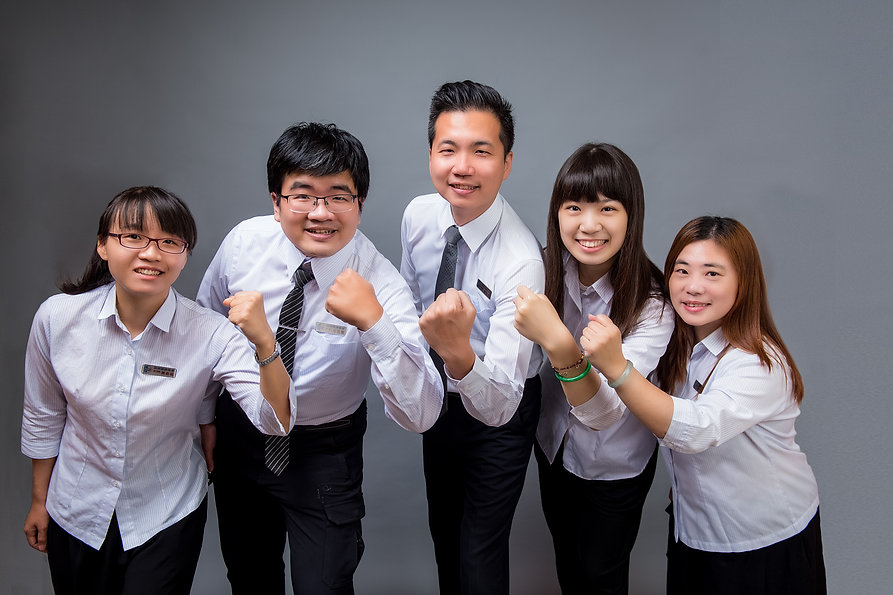
#> input picture 303.jpg, 893 x 595 px
$ python 3-3_eye_retangle_2.py
#> lines starting #> are read from the running program, lines starting #| are printed output that depends on the picture; after the words box and inside, x2 and y2 are one past the last pixel; in counts of white or black regions, pixels touching at a corner belong together
import pandas as pd
import cv2

# 讀取 CSV 檔案並存成 DataFrame
file_path = "eyes_data.csv"  # 替換為實際的 CSV 檔案路徑
df = pd.read_csv(file_path)
#> (reads eyes_data.csv from the repository)

# 打印 DataFrame 和 numpy 陣列檢查
print(df)
ans = df.to_numpy()
print(ans)

# 讀取圖片
image_path = "303.jpg"  # 替換為實際的影像檔案路徑
image = cv2.imread(image_path)  # 讀取圖片
#> image is the input picture: shape (595, 893, 3); mean B, G, R 111.5, 105, 109.5

# 檢查圖片是否成功讀取
if image is None:
    print(f"Error: 無法讀取圖片 {image_path}")
    exit()

aa,bb,cc,dd,ee,ff,gg,hh=[],[],[],[],[],[],[],[]
# 遍歷每一個矩形框
for a, b, c, d in ans:

    diff=(((a+(c-a)//2)-a)-(d-b))//2
    # 左邊框（正方形）
    left_xx1 = a+diff
    left_yy1 = b
    left_xx2 = (a+(c-a)//2)-diff
    left_yy2 = d

    # 右邊框（正方形）
    right_xx1 = (a+(c-a)//2)+diff
    right_yy1 = b
    right_xx2 = c-diff
    right_yy2 = d

    aa.append(left_xx1)
    bb.append(left_yy1)
    cc.append(left_xx2)
    dd.append(left_yy2)
    ee.append(right_xx1)
    ff.append(right_yy1)
    gg.append(right_xx2)
    hh.append(right_yy2)


    # 繪製矩形框，檢查結果
    cv2.rectangle(image, (left_xx1, left_yy1), (left_xx2, left_yy2), (0, 255, 0), 2)  # 綠色框
    cv2.rectangle(image, (right_xx1, right_yy1), (right_xx2, right_yy2), (0, 0, 255), 2)  # 紅色框
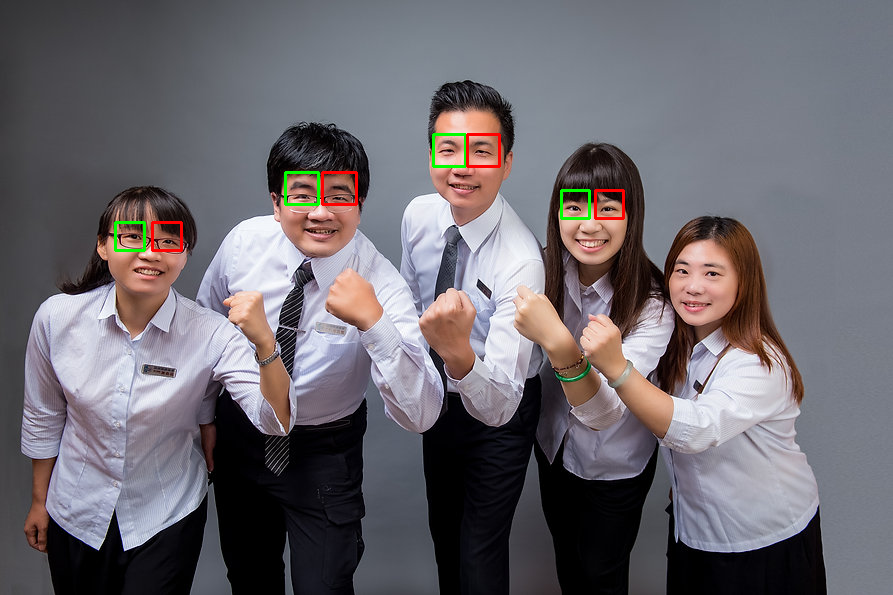
#> image: shape (595, 893, 3); 0.54% of pixels changed, all inside (x1, y1, x2, y2) = (114, 133, 625, 252)
#> after the loop, aa = [561, 115, 433, 285]; bb = [190, 222, 134, 172]; cc = [589, 144, 465, 318]; dd = [218, 250, 166, 204]; ee = [595, 152, 467, 322]; ff = [190, 222, 134, 172]; gg = [623, 181, 499, 356]; hh = [218, 250, 166, 204]

# 顯示圖片
cv2.imshow('Annotated Image', image)
cv2.waitKey(0)
cv2.destroyAllWindows()


df['left_xx1'] = aa
df['left_yy1'] = bb
df['left_xx2'] = cc
df['left_yy2'] = dd
df['right_xx1'] = ee
df['right_yy1'] = ff
df['right_xx2'] = gg
df['right_yy2'] = hh

# 儲存回原始 CSV 檔案
output_file = "eyes_data_with_new_columns.csv"
df.to_csv(output_file, index=False)
